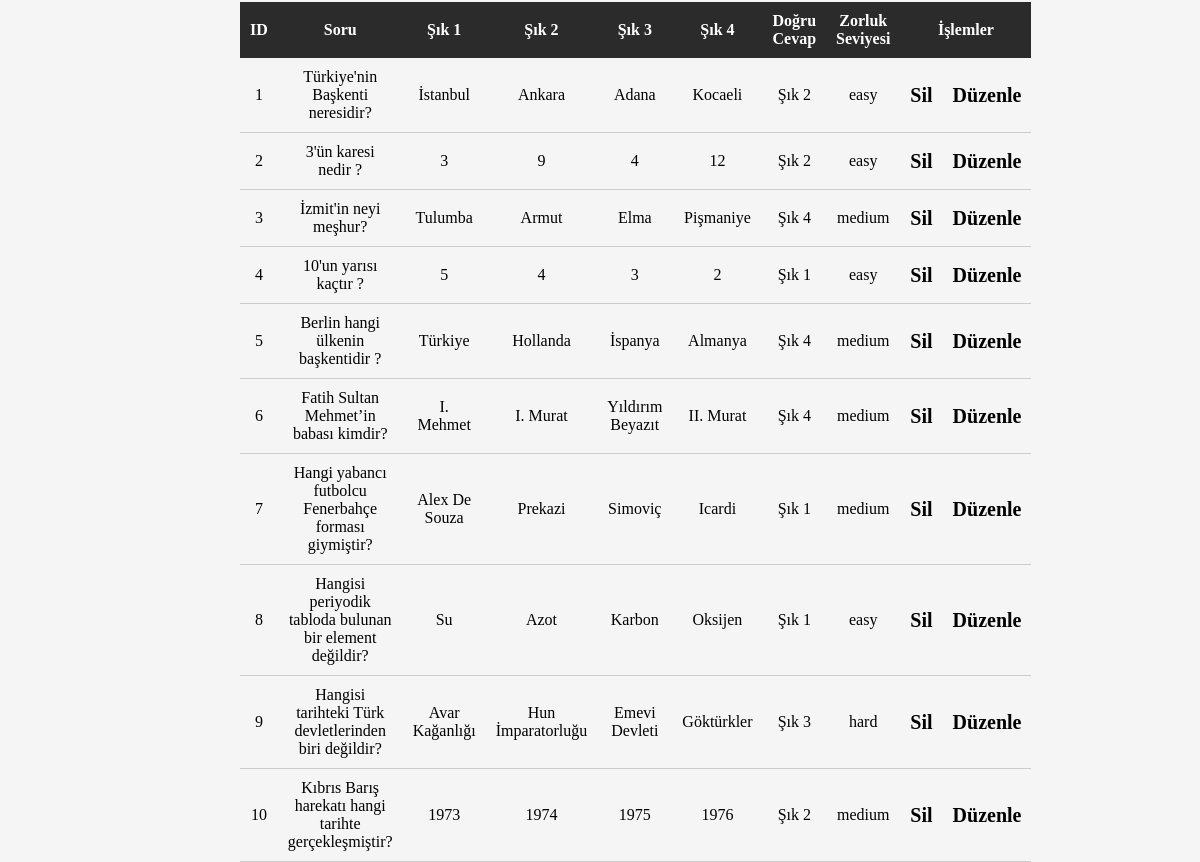
Screenshot of /questionsList.php (signed in) with the database file from the repository.
### tables this page shows
CREATE TABLE "quests" (
	"id"	INTEGER,
	"quest"	TEXT NOT NULL,
	"select_1"	TEXT NOT NULL,
	"select_2"	TEXT NOT NULL,
	"select_3"	TEXT NOT NULL,
	"select_4"	TEXT NOT NULL,
	"answer"	TEXT NOT NULL,
	"level"	TEXT NOT NULL,
	PRIMARY KEY("id" AUTOINCREMENT)
);

### functions/functions.php (called while the page is built, shortened)
<?php
    function getQuestions(){
        include "db.php";
        $query = "SELECT * FROM quests";
        $statement = $pdo->prepare($query);
        $statement->execute();
        $result = $statement->fetchAll();
        return $result;
    }
?>

### questionsList.php (the view, shortened to what this page needs)
<?php
  include "functions/functions.php";
  if (isset($_POST['searchTerm'])) {
    $searchTerm = htmlclean($_POST['searchTerm']);
    $fenerbahce = searchQuestions($searchTerm);
  } else {
    $fenerbahce = getQuestions();
  }
?>
<!DOCTYPE html>
<html lang="en">
<head>
  <link rel="stylesheet" href="style.css">
</head>
<body>
  <div class="userList">
    <table>
      <thead>
        <tr>
          <?php
          if($_SESSION['isAdmin']):?>
          <th>ID</th>
            <th>Soru</th>
          <?php endif?>
            <th>Şık 1</th>
            <th>Şık 2</th>
            <th>Şık 3</th>
            <th>Şık 4</th>
            <th>Doğru Cevap</th>
          <?php if( $_SESSION['isAdmin']):?>
            <th>Zorluk Seviyesi</th>
            <th colspan="2">İşlemler</th>
          <?php endif?>
        </tr>
      </thead>
      <tbody>
        <?php foreach($fenerbahce as $quests):?>
          <tr>
            <?php if($_SESSION['isAdmin']):?>
              <td><?php echo $quests['id'];?></td>
              <td><?php echo $quests['quest'];?></td>
            <?php endif?>
              <td><?php echo $quests['select_1'];?></td>
              <td><?php echo $quests['select_2'];?></td>
              <td><?php echo $quests['select_3'];?></td>
              <td><?php echo $quests['select_4'];?></td>
              <td><?php echo $quests['answer'];?></td>
              <td><?php echo $quests['level'];?></td>
            <?php if( $_SESSION['isAdmin']):?>
              <td><a href='deleteQuestion.php?id=<?php echo $quests["id"]?>'>Sil</a></td>
              <td><a href='editQuestion.php?id=<?php echo $quests["id"]?>'>Düzenle</a></td>
            <?php endif?>
          </tr>
        <?php endforeach?>
      </tbody>
    </table>
  </div>
</body>
</html>

### style.css (style rules this page uses)
body { background-color: #f5f5f5; display: flex; justify-content: center; align-items: center; height: 100vh; margin: 0; }
a { text-decoration: none; color: black; font-size: 20px; font-weight: bold; }
.userList { width: 60%; height: auto; }
.userList table { margin-top: 10px; width: 100%; border-collapse: collapse; text-align: center; }
.userList table th { background-color: rgb(44, 43, 43); padding: 10px; color: #fff; }
.userList table td { padding: 10px; border-bottom: 1px solid #ccc; }
.userList table a { color: #000; text-decoration: none; }

### rows the page displays
quests: id "1", quest "Türkiye'nin Başkenti neresidir?", select_1 "İstanbul", select_2 "Ankara", select_3 "Adana", select_4 "Kocaeli", answer "Şık 2", level "easy"
quests: id "2", quest "3'ün karesi nedir ?", select_1 "3", select_2 "9", select_3 "4", select_4 "12", answer "Şık 2", level "easy"
quests: id "3", quest "İzmit'in neyi meşhur?", select_1 "Tulumba", select_2 "Armut", select_3 "Elma", select_4 "Pişmaniye", answer "Şık 4", level "medium"
quests: id "4", quest "10'un yarısı kaçtır ?", select_1 "5", select_2 "4", select_3 "3", select_4 "2", answer "Şık 1", level "easy"
quests: id "5", quest "Berlin hangi ülkenin başkentidir ?", select_1 "Türkiye", select_2 "Hollanda", select_3 "İspanya", select_4 "Almanya", answer "Şık 4", level "medium"
quests: id "6", quest "Fatih Sultan Mehmet’in babası kimdir?", select_1 "I. Mehmet", select_2 "I. Murat", select_3 "Yıldırım Beyazıt", select_4 "II. Murat", answer "Şık 4", level "medium"
quests: id "7", quest "Hangi yabancı futbolcu Fenerbahçe forması giymiştir?", select_1 "Alex De Souza", select_2 "Prekazi", select_3 "Simoviç", select_4 "Icardi", answer "Şık 1", level "medium"
quests: id "8", quest "Hangisi periyodik tabloda bulunan bir element değildir?", select_1 "Su", select_2 "Azot", select_3 "Karbon", select_4 "Oksijen", answer "Şık 1", level "easy"
quests: id "9", quest "Hangisi tarihteki Türk devletlerinden biri değildir?", select_1 "Avar Kağanlığı", select_2 "Hun İmparatorluğu", select_3 "Emevi Devleti", select_4 "Göktürkler", answer "Şık 3", level "hard"
quests: id "10", quest "Kıbrıs Barış harekatı hangi tarihte gerçekleşmiştir?", select_1 "1973", select_2 "1974", select_3 "1975", select_4 "1976", answer "Şık 2", level "medium"
